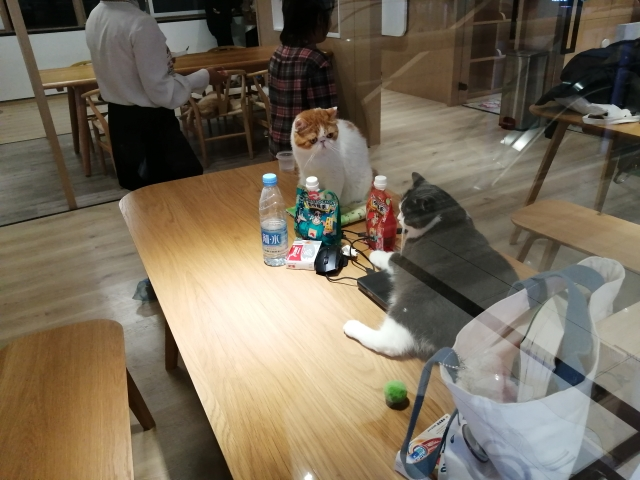
#> input picture 资源/实例代码/6.6  直方图均衡化/stardust/cat.jpg, 640 x 480 px
$ python stardust.py
#> lines starting #> are read from the running program, lines starting #| are printed output that depends on the picture
#file      stardust.py
#author    凡尘(Kevin Brooks)
#version   1.0
#date      2020_08_04
#github    https://github.com/stardust-scitech/OpenCM
#copyright Copyright (C) 2018, Stardust Studio, All Rights Reserved
#license   http://www.apache.org/licenses/LICENSE-2.0

#导入cv2模块，定义别名为cv
import cv2 as cv
#导入数学运算库，定义别名为np
import numpy as np

#加载图片
img = cv.imread("cat.jpg")
#> img is the input picture: shape (480, 640, 3); mean B, G, R 91.1, 108.8, 119.9
#BGR转YUV格式
img_yuv = cv.cvtColor(img, cv.COLOR_BGR2YUV)
#> img_yuv: shape (480, 640, 3); mean of channels 0, 1, 2 110.1, 118.7, 136.6
#直方图均衡化
img_yuv[:,:,0] = cv.equalizeHist(img_yuv[:,:,0])
#> img_yuv: shape (480, 640, 3); mean of channels 0, 1, 2 128.1, 118.7, 136.6
#YUV转BGR格式
container = cv.cvtColor(img_yuv, cv.COLOR_YUV2BGR)
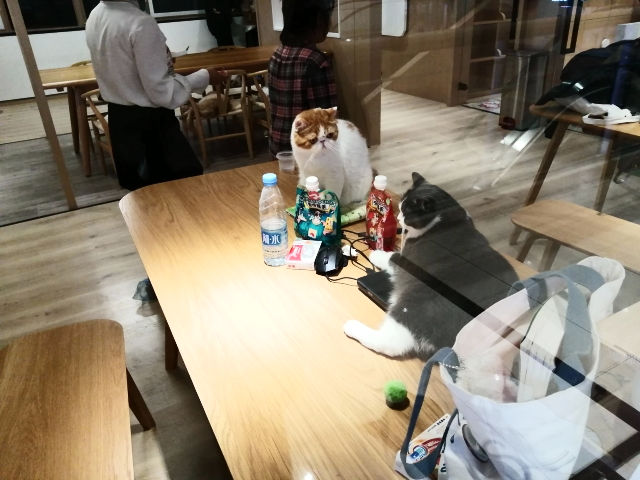
#> container: shape (480, 640, 3); mean B, G, R 109.3, 126.8, 137.5
#显示原图
cv.imshow("Original image", img)
#显示直方图均衡化后的图像
cv.imshow("Histogram equalized", container)
#等待按下任意按键继续运行下一条语句
cv.waitKey(0)
